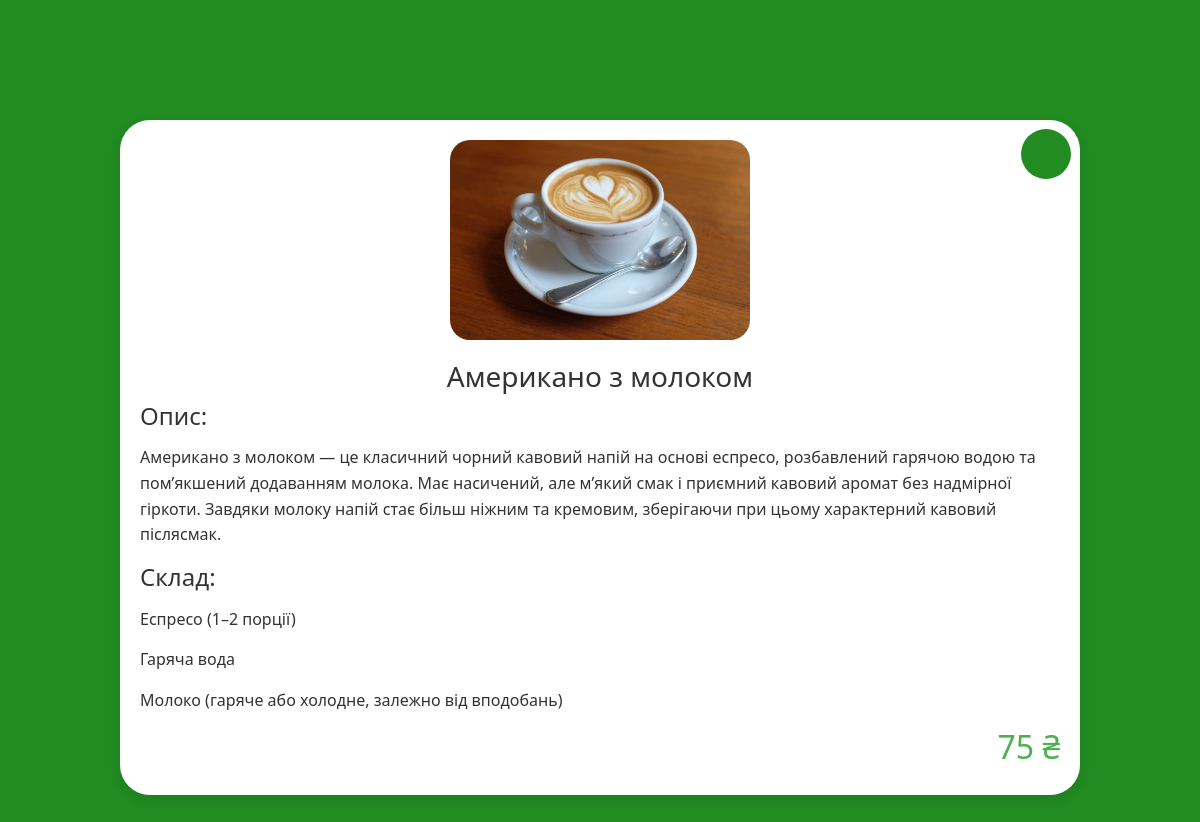
Screenshot of /lviv_category/1/product/1/ with the database file from the repository.
### main/models.py (models this page shows, shortened)
class Product(models.Model):
    category = models.ForeignKey(Category, on_delete=models.CASCADE, related_name='%(class)ss')
    image = models.ImageField(upload_to='products/', null=True, blank=True)
    name = models.CharField(max_length=250, null=True, blank=True)
    description = models.TextField(null=True, blank=True)
    composition = models.TextField(null=True, blank=True)
    price = models.CharField(max_length=250, null=True, blank=True)
    lviv_price = models.CharField(max_length=250, null=True, blank=True)

### main/views.py (the view)
# urls.py: path('lviv_category/<int:category_id>/product/<int:product_id>/', views.lviv_product_detail, name='lviv_product_detail'),
def lviv_product_detail(request, category_id, product_id):
    category = get_object_or_404(Category, id=category_id)
    product = get_object_or_404(Product, id=product_id, category=category)
    return render(request, 'main/product_detail.html', {
        'lviv': True,
        'product': product,
        'category': category
    })

### main/templates/main/product_detail.html
{% extends 'main/dad.html' %}
{% block body %}
<div class="product-detail">
  {% if product.image %}
    <img src="{{ product.image.url }}" alt="{{ product.name }}">
  {% endif %}
  {% if  product.name  %}
  <h3>{{ product.name }}</h3>
  {% endif %}
  {% if product.description %}
  <h4>Опис:</h4>
  <p>{{ product.description|linebreaks }}</p>
  {% endif %}
  {% if product.composition %}
  <h4>Склад:</h4>
  <p>{{ product.composition|linebreaks  }}</p>
  {% if lviv %}
    <h2 class="price" > {{ product.lviv_price }} ₴</h2>
  {% else %}
    <h2 class="price" > {{ product.price}} ₴</h2>
  {%endif%}
  {% endif %}
</div>
{% endblock %}

### main/static/main/main.css (style rules this page uses)
html, body { height: 100%; margin: 0; padding: 0; }
body { background-color:#228B22; background-size: cover; margin: 0; padding: 0; display: flex; flex-direction: column; }
h3.price, h2.price { text-align: right; color:#d0e8d0; }
.product-detail { position: relative; max-width: 1000px; width: 80%; margin: 120px auto 50px; padding: 20px; background-color: #fff; border-radius: 30px; box-shadow: 0 4px 12px rgba(0, 0, 0, 0.1); font-family: "Segoe UI", Tahoma, Geneva, Verdana, sans-serif; line-height: 1.6; color: #333; }
.product-detail::before { content: ""; position: absolute; top: 9px; right: 9px; width: 50px; height: 50px; background:#228B22; transform: rotate(45deg); border-radius: 50px; }
.product-detail img { display: block; margin: 0 auto 20px; width: 100%; max-width: 300px; height: auto; border-radius: 20px; }
.product-detail p { margin: 10px 0 15px 0; font-size: 16px; overflow-wrap: break-word; }
.product-detail h2, .product-detail h4, .product-detail p { margin-left: 0; margin-right: 0; padding-left: 0; padding-right: 0; }
.product-detail h3, .product-detail h3.price { text-align: center; }
h3.price, h2.price { text-align: right; color: #4caf50; }

### rows the page displays
Product: image (picture), name "Американо з молоком", description "Американо з молоком — це класичний чорний кавовий напій на основі еспресо, розбавлений гарячою водою та пом’якшений додаванням молока. Має насичений, але м’який смак і приємний кавовий аромат без надмірної гіркоти. Завдяки молоку напій стає більш ніжним та кремовим, зберігаючи при цьому характерний кавовий післясмак.", composition "Еспресо (1–2 порції) Гаряча вода Молоко (гаряче або холодне, залежно від вподобань)", lviv_price "75"
